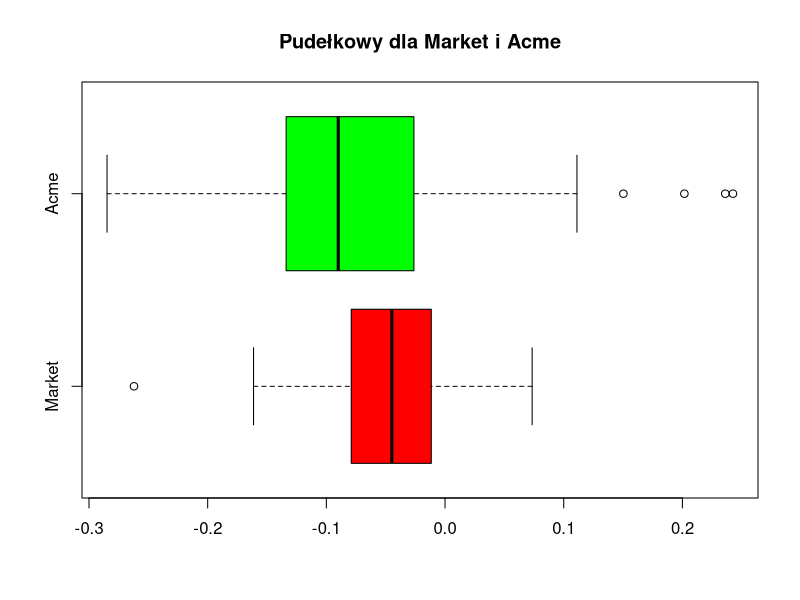
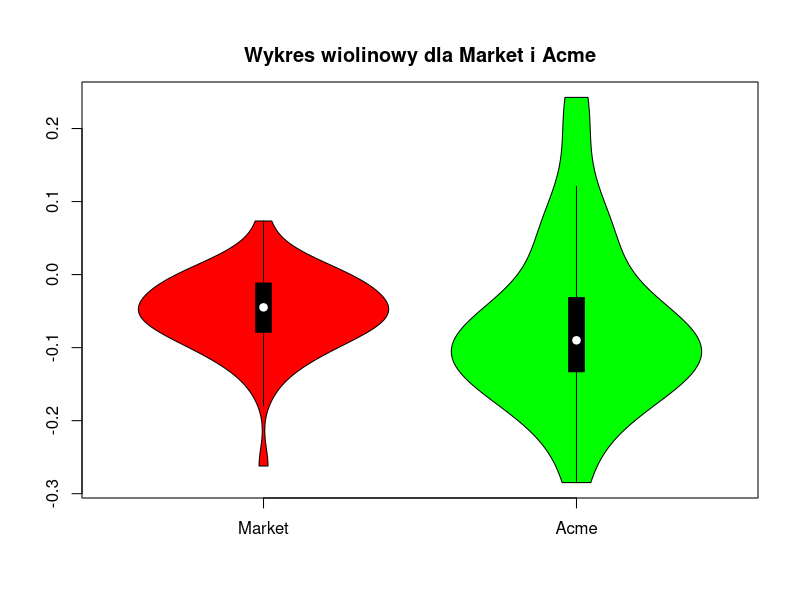
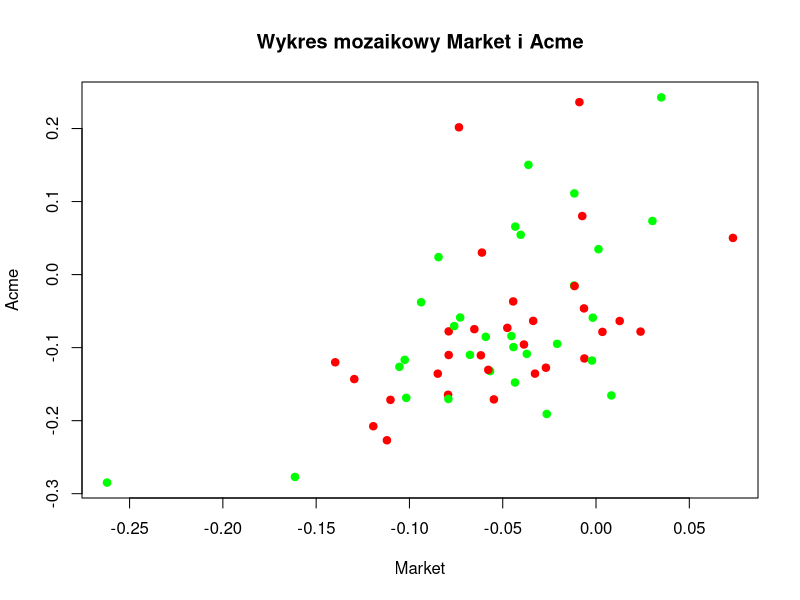
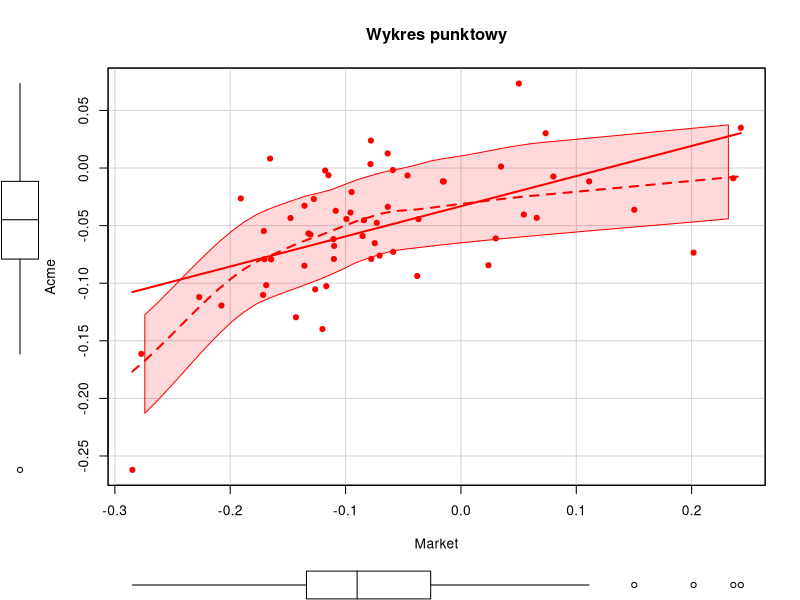
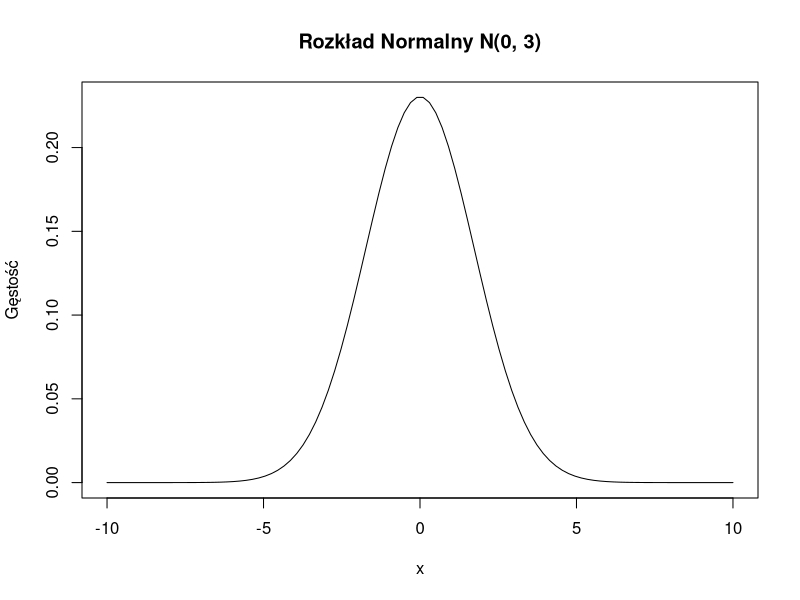
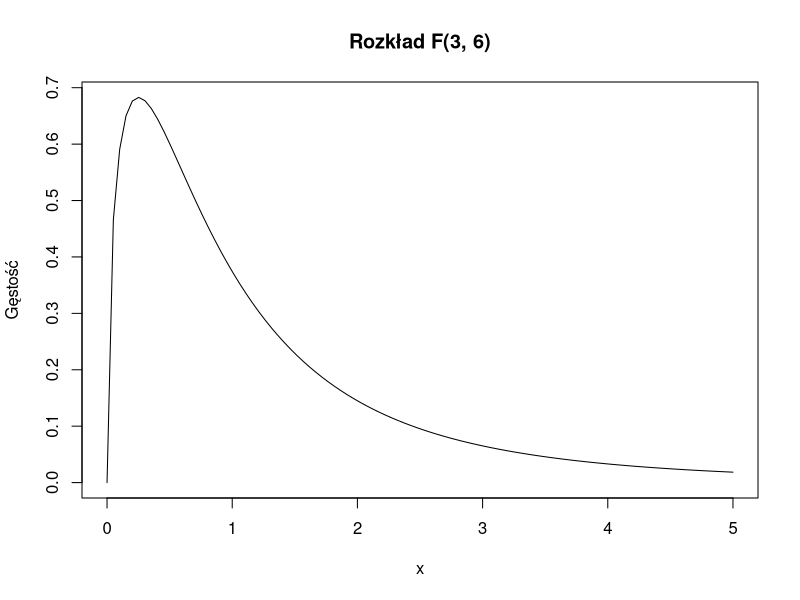
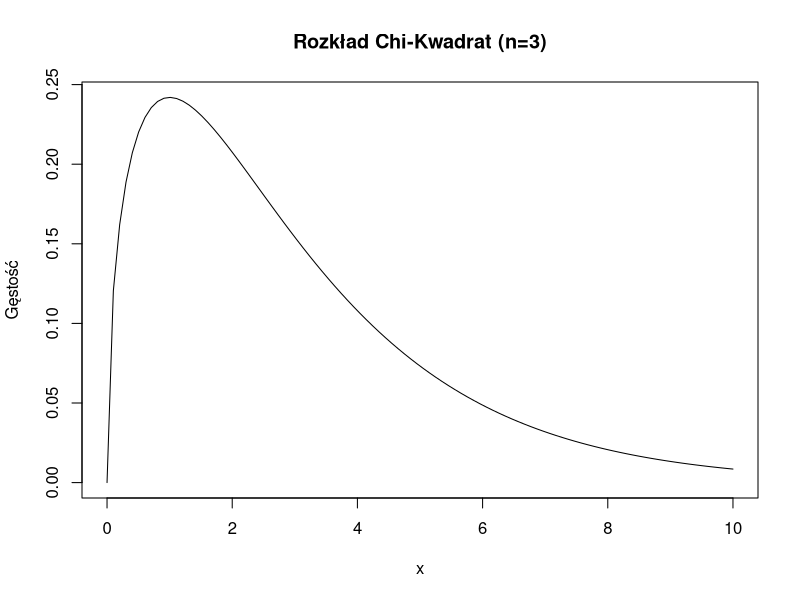

Source code (R) for these figures, in order:
#1  Zrób wykres pudełkowy dla acme$market i acme$acme
library(boot)
boxplot(acme$market, acme$acme, 
        names = c("Market", "Acme"), 
        main = "Pudełkowy dla Market i Acme", 
        horizontal = TRUE, 
        col = c("red", "green"))

#2 Zrób wykres wiolinowy dla acme$market i acme$acme
library(vioplot)
vioplot(acme$market, acme$acme, 
        names = c("Market", "Acme"), 
        main = "Wykres wiolinowy dla Market i Acme", 
        col = c("red", "green"))

#3Zrób wykres mozaikowy (punktowy) przy pomocy funkcji plot
#oraz funkcji scatterplot dla acme$market i acme$acme
library(boot)
plot(acme$market, acme$acme, 
     main = "Wykres mozaikowy Market i Acme", 
     xlab = "Market", 
     ylab = "Acme", 
     pch = 19, 
     col = c("red","green"))
library(car)
sp(acme$market ~ acme$acme, 
   main = "Wykres punktowy", 
   xlab = "Market", 
   ylab = "Acme", 
   pch = 19, 
   col = "red")


#4Zrób we wspólnym układzie współrzędnych wykresy gęstości rozkładów:
#normalnego N(0,3), F(3,6) oraz chi-kwadrat dla n = 3 w przedziale [0,10].

#N(0, 3)
x_norm <- seq(-10, 10, length = 100) 
y_norm <- dnorm(x_norm, mean = 0, sd = sqrt(3))
plot(x_norm, y_norm, type = "l", main = "Rozkład Normalny N(0, 3)", 
     xlab = "x", ylab = "Gęstość")

#F(3, 6)
x_f <- seq(0, 5, length = 100) 
y_f <- df(x_f, df1 = 3, df2 = 6)  
plot(x_f, y_f, type = "l", main = "Rozkład F(3, 6)", 
     xlab = "x", ylab = "Gęstość")

#Chi-Kwadrat dla n = 3
x_chi <- seq(0, 10, length = 100)  
y_chi <- dchisq(x_chi, df = 3)  
plot(x_chi, y_chi, type = "l", main = "Rozkład Chi-Kwadrat (n=3)", 
     xlab = "x", ylab = "Gęstość")
